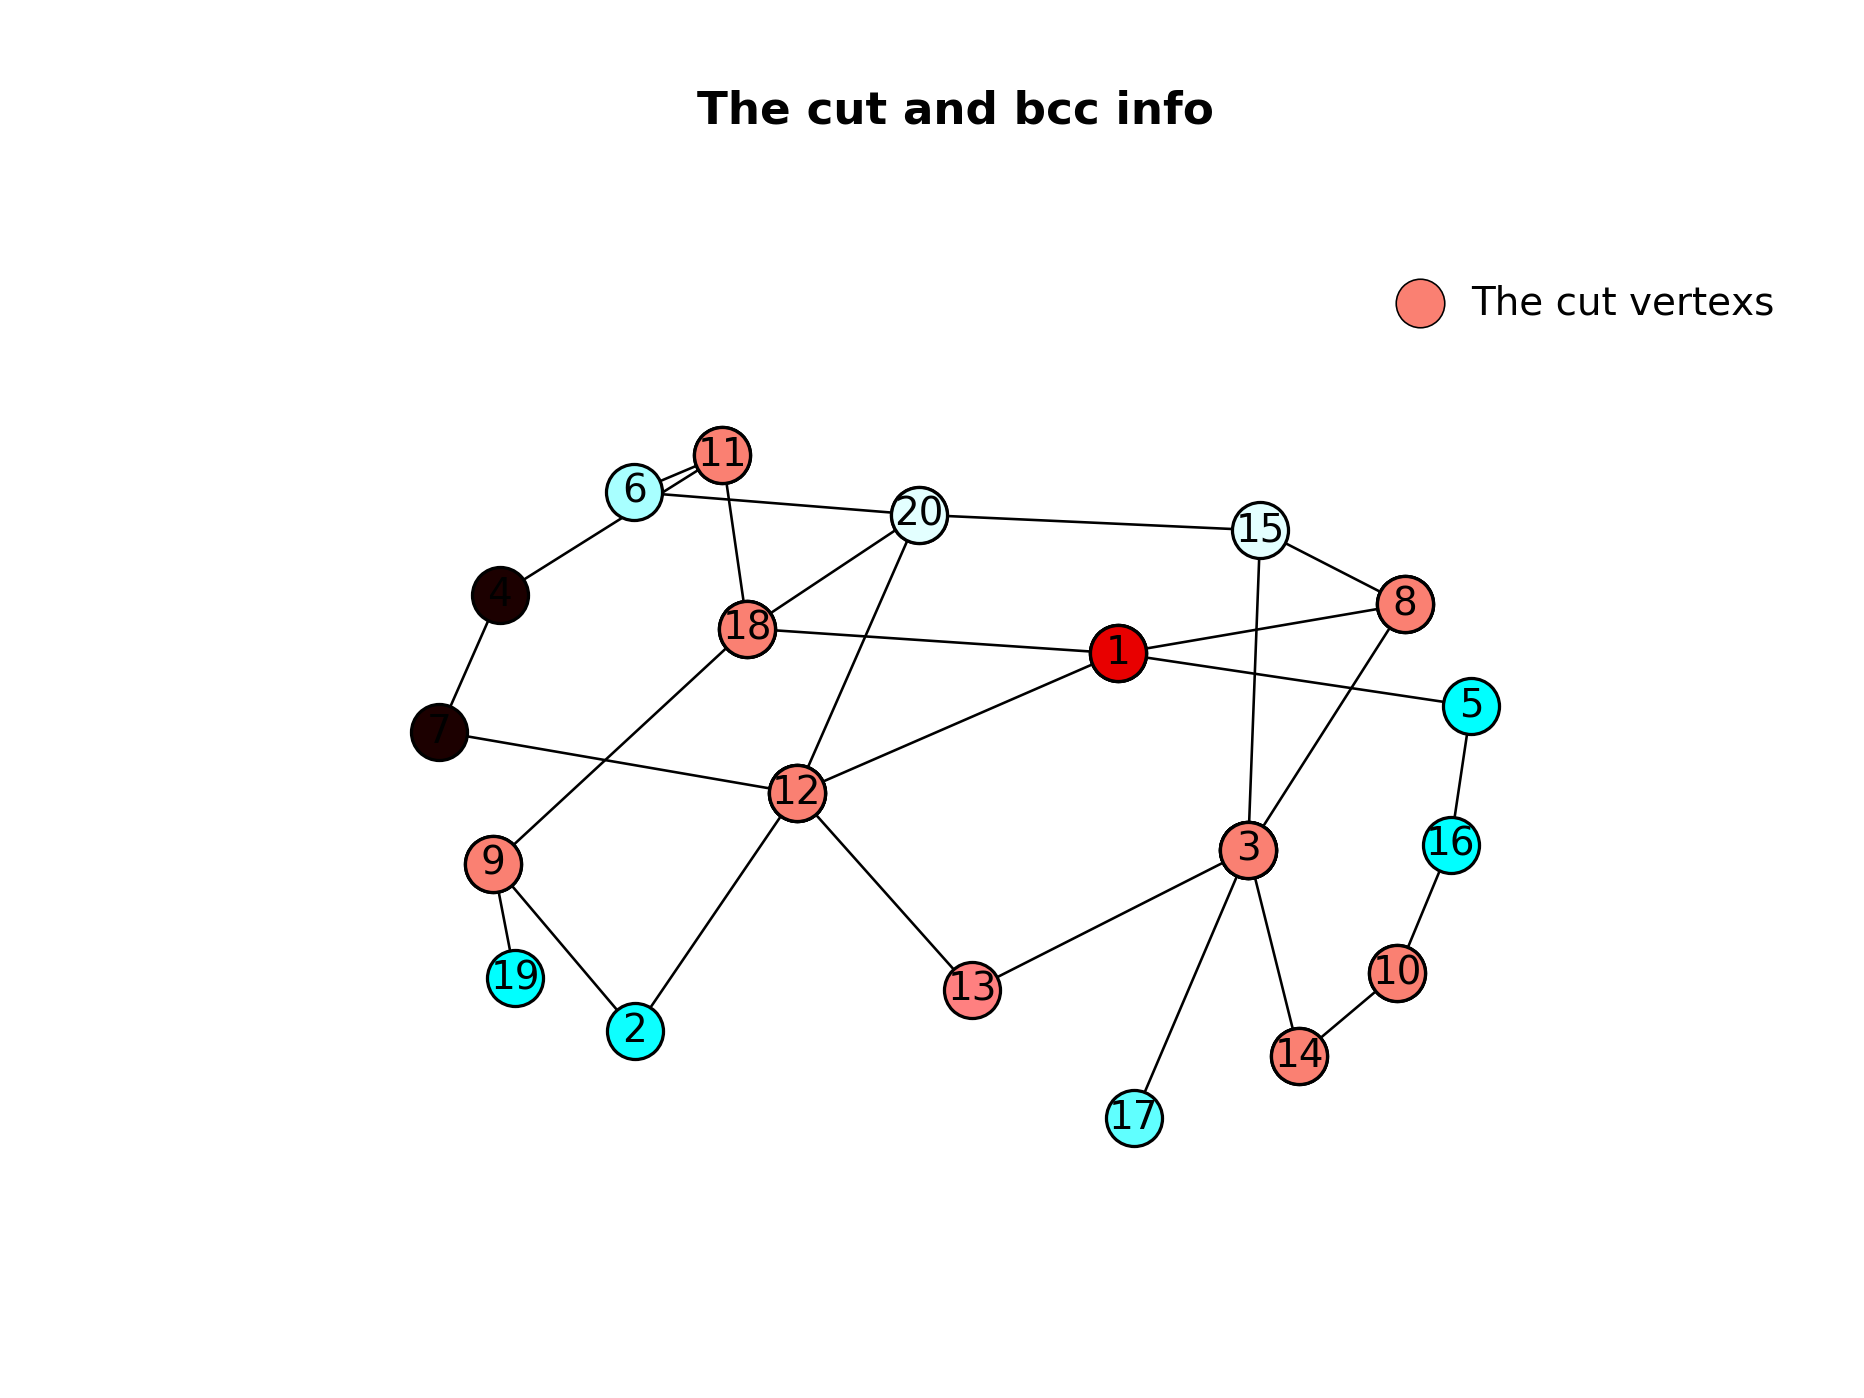

Recreate this plot in Python.
import matplotlib
matplotlib.use('Agg')
import matplotlib.pyplot as plt
import networkx as nx
import re
import random
import matplotlib.patches as mpc


def readRawFile(filename, Raw_edge):
    file = open(filename)
    print "Name of file: ", file.name
    line = file.readline()
    line_arr = re.sub("[^\w]]", " ", line).split()
    int_arr = []
    for element in line_arr:
        int_arr.append(int(element))
    n = int_arr[0]
    m = int_arr[1]
    for i in xrange(0, m):
        line = file.readline()
        line_arr = []
        line_arr = re.sub("[^\w]]", " ", line).split()
        int_arr = []
        for element in line_arr:
            int_arr.append(int(element))

        u = int_arr[0]
        v = int_arr[1]
        Raw_edge.append((u, v))
    return n


def readBccFile(filename, Bcc_matrix, cut_arr):
    file = open(filename)
    print "Name of file: ", file.name
    line = file.readline()
    cut_num = int(line[0])
    line = file.readline()
    line_arr = re.sub("[^\w]]", " ", line).split()
    for element in line_arr:
        cut_arr.append(int(element))

    line = file.readline()
    bcc_num = int(line)
    for i in xrange(0, bcc_num):
        bcc_array = []
        line = file.readline()
        int_arr = re.sub("[^\w]", " ", line).split()
        for element in int_arr:
            bcc_array.append(int(element))
        Bcc_matrix.append(bcc_array)


def plot():
    # set default color
    #colors = ['brown', 'r', 'b', 'oldlace', 'yellowgreen', 'teal', 'tomato', 'palegreen', 'cornsilk', 'pink', 'crimson', 'darkgreen', 'hotpink', 'gray', 'green', 'gold', 'beige', 'bisque']
    colors = [(0., 1, 1),(0.05, 1, 1),(0.11, 0, 0),(0.66, 1, 1),(0.89, 1, 1),(1, 0.5, 0.5),(0, 1, 1),(0.05, 1, 1),(0.11, 0, 0),(0.375, 1, 1),(0.64, 1, 1),(0.91, 0, 0),(1, 0, 0),(0., 1, 1),
             (0.05, 1, 1),
             (0.11, 1, 1),
             (0.34, 1, 1),
             (0.65, 0, 0),
             (1, 0, 0)]

    Raw_edge = []
    Bcc_matrix = []
    cut_arr = []
    n = readRawFile("/Users/luodian/Desktop/DSA/Graph Plus/Graph Plus/DATA/in.txt", Raw_edge)
    readBccFile("/Users/luodian/Desktop/DSA/Graph Plus/Graph Plus/DATA/Bcc.txt", Bcc_matrix, cut_arr)

    all_node = range(1, n + 1)

    G = nx.Graph()
    G.add_edges_from(Raw_edge)
    G.add_nodes_from(all_node)
    pos = nx.spring_layout(G)

    # color the bcc nodes
    for i in xrange(0, len(Bcc_matrix)):
        nx.draw_networkx_nodes(G, pos, nodelist = Bcc_matrix[i],alpha = 1, node_color=colors[i])

    # color the cut nodes
    nx.draw_networkx_nodes(G, pos, nodelist = cut_arr, node_color = 'salmon')
    nx.draw_networkx_edges(G, pos, edge_color='black', alpha=1, width=0.8)
    nx.draw_networkx_labels(G, pos)
    # print type(node_blue)
    # nx.draw_networkx_edges(G, pos = nx.spring_layout(G), edgelist=[(1,2)], edge_color = 'blue')
    # nx.draw_networkx_nodes(G, pos, nodelist = Bcc_matrix[1], node_color = 'b')
    font = {'color'      : 'k',
            'fontweight' : 'bold',
            'fontsize'   : 14}
    plt.title("The cut and bcc info",font)
    plt.annotate('The cut vertexs',(1,1.15))
    plt.plot([0.95],[1.1666],color = 'salmon',marker = 'o',markersize = 15)
    plt.axis('off')
    plt.cool()
    plt.savefig('Bcc.png', dpi=233)
    plt.show()


if __name__ == "__main__":
    plot()